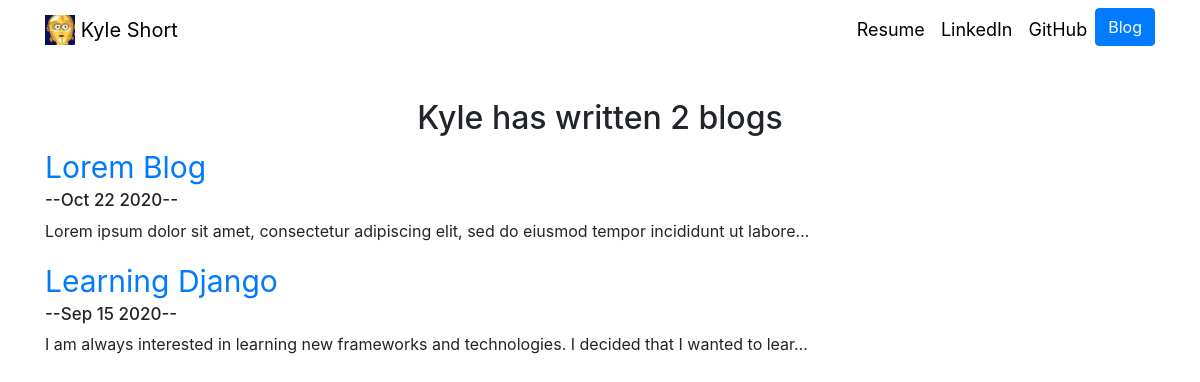
Screenshot of /blog/ with the database file from the repository.
### blog/models.py (models this page shows)
class Blog(models.Model):
    title = models.CharField(max_length=200)
    description = models.TextField()
    date = models.DateField()

### blog/views.py (the view)
# urls.py: path('', views.all_blogs, name='all_blogs'),
def all_blogs(request):
    blogs = Blog.objects.order_by('-date')
    return render(request, 'blog/all_blogs.html', {'blogs':blogs})

### blog/templates/blog/all_blogs.html
{% extends 'portfolio/base.html' %}
{% block content %}
<div class="row justify-content-center">
  <h2 style="padding-top:40px;">Kyle has written {{ blogs.count }} blog{{ blogs.count |pluralize }}</h2>
</div>
{% for blog in blogs %}
<a href="{% url 'blog:detail' blog.id %}"<h2 style="font-size: 30px;">{{ blog.title }}</h2></a>
<h5 style="font-size: 17px;">--{{ blog.date|date:'M d Y' }}--</h5>
<p>{{ blog.description|truncatechars:100 }}</p>
{% endfor %}
{% endblock %}

### rows the page displays
Blog: title "Lorem Blog", date "Oct 22 2020", description "Lorem ipsum dolor sit amet, consectetur adipiscing elit, sed do eiusmod tempor incididunt ut labore…"
Blog: title "Learning Django", date "Sep 15 2020", description "I am always interested in learning new frameworks and technologies. I decided that I wanted to lear…"

### other values shown
{{ blogs.count }} "2"
